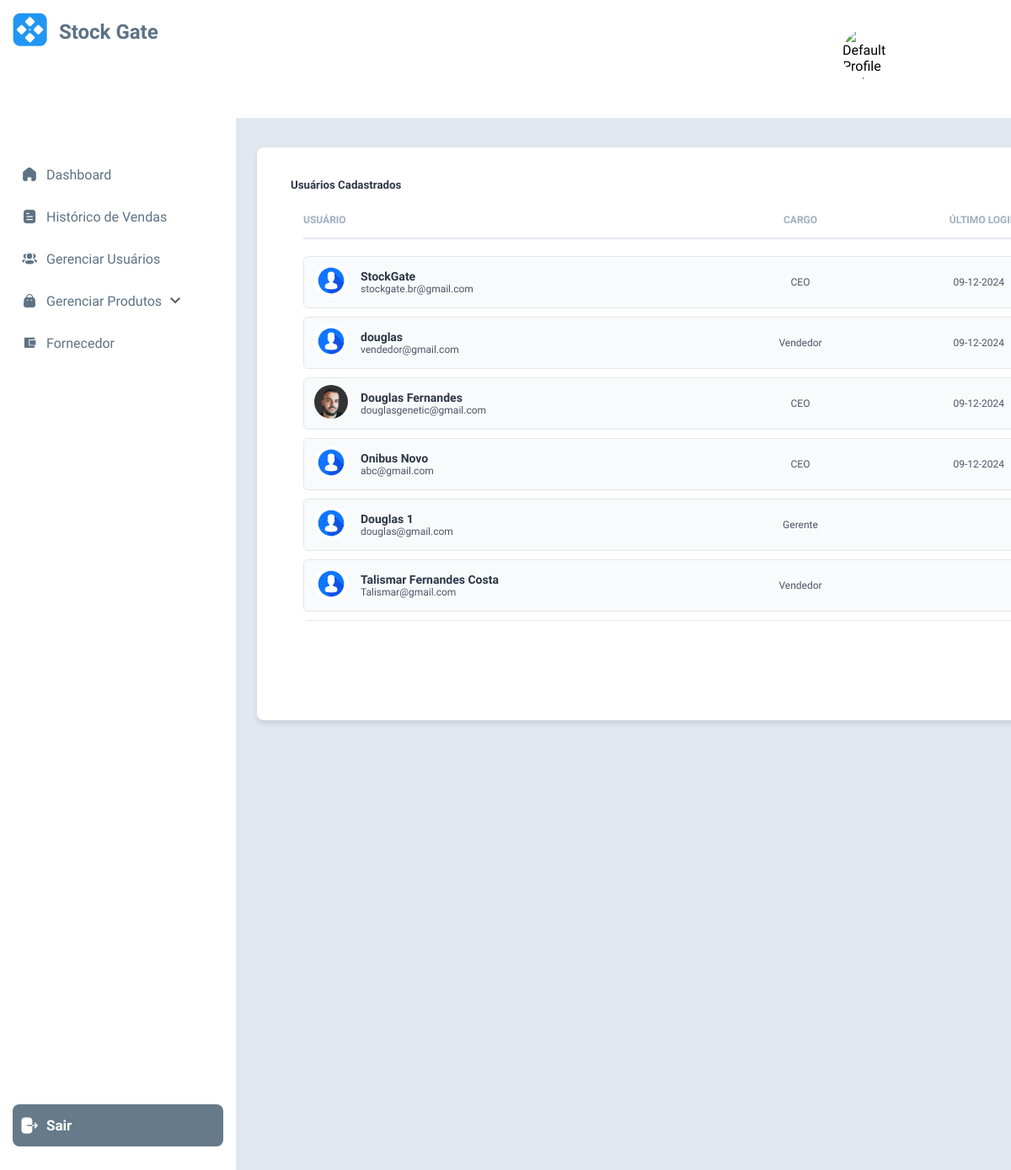
/usuarios/, run on an earlier commit of the app's database.
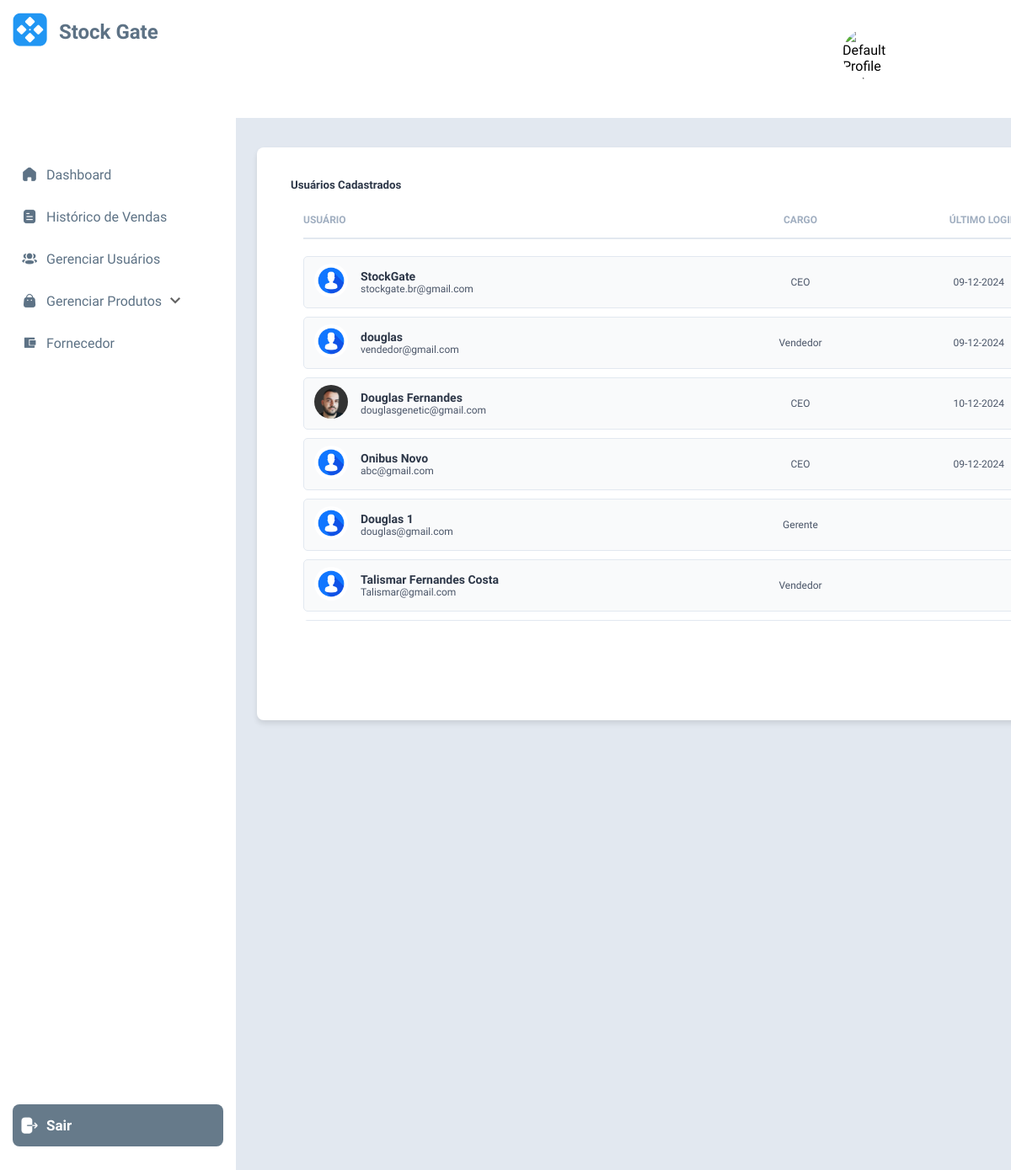
And on a later commit of the database.
### users/models.py (models this page shows, shortened)
class CustomUser(AbstractUser):
    objects = CustomUserManager()
    first_name = None
    last_name = None
    username = None
    USERNAME_FIELD = "email"
    email = models.EmailField("email", unique=True)
    name = models.CharField("name", max_length=150)
    cpf = models.CharField("cpf", max_length=15)
    profile_picture = models.ImageField(upload_to='profile_pictures/', null=True, blank=True, default='profile_pictures/default.jpg')
    REQUIRED_FIELDS = []

### users/views.py (the view)
# urls.py: path('usuarios/', views.UsersListView. as_view(), name="usuarios")
class UsersListView(ListView):
    model = models.CustomUser

### templates/users/customuser_list.html (shortened to what this page needs)
{% extends 'users/ceo/base.html' %}
{% load static %}
{% block head %}
<link rel="stylesheet" href="{% static 'css/ceo/customuser_list.css' %}">
{% endblock %}
{% block content %}
<section id="core">
    <h5>Usuários Cadastrados</h5>
    <div id="users-container">
        <ul id="users">
            <div class="user-titles">
                <span class="title">USUÁRIO</span>
                <span class="title">CARGO</span>
                <span class="title">ÚLTIMO LOGIN</span>
            </div>
            {% for user in object_list %}
                <div class="user-card">
                    <div class="user-info">
                        <div class="user-photo">
                            <img src="{{ user.profile_picture.url }}" alt="Foto de {{ user.name }}" />
                        </div>
                        <div class="user-details">
                            <span class="user-name">{{ user.name }}</span>
                            <span class="user-email">{{ user.email }}</span>
                        </div>
                        <span class="user-group">{{ user.groups.first }}</span>
                        <span class="user-last-login">{{ user.last_login|date:"d-m-Y" }}</span>
                    </div>
                </div>
            {% endfor %}
        </ul>
    </div>
</section>
{% endblock %}

What changed in the data, as far as the page shows it:
changed CustomUser "Douglas Fernandes": last_login "09-12-2024" → "10-12-2024"
